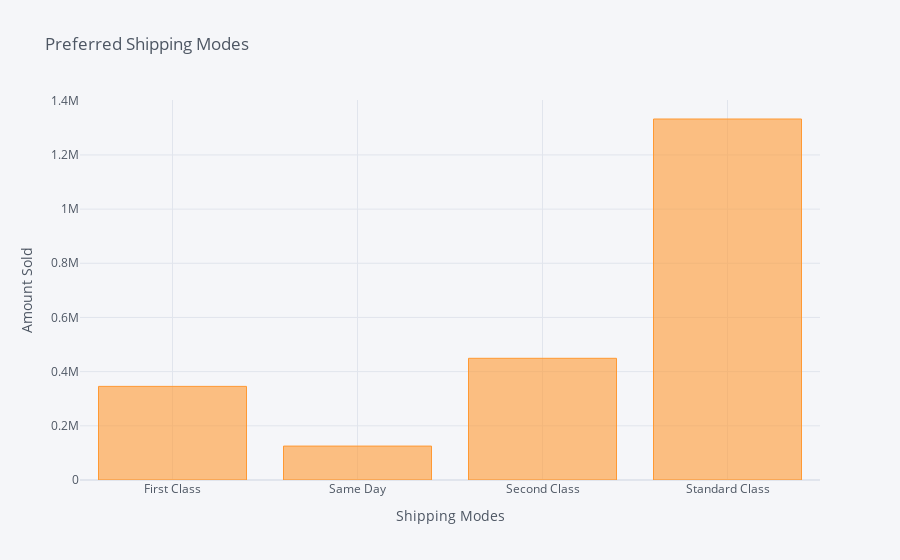

Notebook cell for this chart:
### Code cell
preferred_shipping.iplot(kind = 'bar', xTitle='Shipping Modes',yTitle='Amount Sold',title= 'Preferred Shipping Modes')

### Figure 1 — Plotly figure (JSON) as saved in the notebook; plotly's stock layout.template omitted (floating-point values rounded to 4 significant figures)
{"data": [{"marker": {"color": "rgba(255, 153, 51, 0.6)", "line": {"color": "rgba(255, 153, 51, 1.0)", "width": 1}}, "name": "Sales", "orientation": "v", "text": "", "type": "bar", "x": ["First Class", "Same Day", "Second Class", "Standard Class"], "y": [345600.0, 125200.0, 449200.0, 1333000.0]}], "layout": {"legend": {"bgcolor": "#F5F6F9", "font": {"color": "#4D5663"}}, "paper_bgcolor": "#F5F6F9", "plot_bgcolor": "#F5F6F9", "title": {"font": {"color": "#4D5663"}, "text": "Preferred Shipping Modes"}, "xaxis": {"gridcolor": "#E1E5ED", "showgrid": true, "tickfont": {"color": "#4D5663"}, "title": {"font": {"color": "#4D5663"}, "text": "Shipping Modes"}, "zerolinecolor": "#E1E5ED"}, "yaxis": {"gridcolor": "#E1E5ED", "showgrid": true, "tickfont": {"color": "#4D5663"}, "title": {"font": {"color": "#4D5663"}, "text": "Amount Sold"}, "zerolinecolor": "#E1E5ED"}}}
